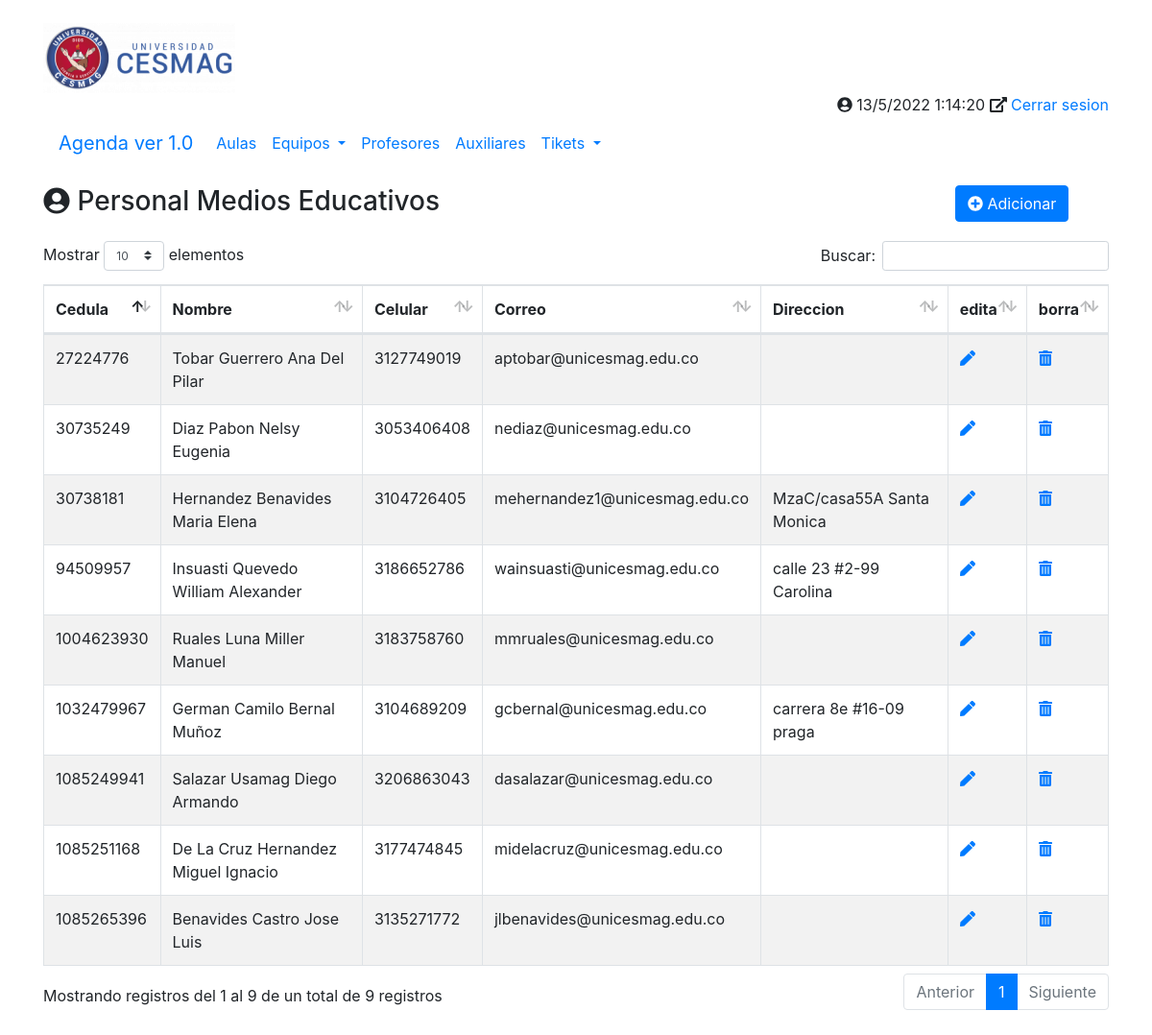
The app's page /principal.php?opcion=auxiliares with its own data.
### tables this page shows
CREATE TABLE `tbl_auxiliares` (
  `cedula` varchar(100) NOT NULL,
  `nombre` varchar(100) NOT NULL,
  `celular` varchar(100) DEFAULT NULL,
  `correo` varchar(100) DEFAULT NULL,
  `direcion` varchar(100) DEFAULT NULL,
  PRIMARY KEY (`nombre`)
);

### php/auxiliares/auxiliares.php (the view, shortened to what this page needs)
<div class="row my-3">
	<div class="col-10">
		<h3><i class="fa fa-user-circle"></i> Personal Medios Educativos</h3>
	</div>
	<div class="col-2">
		<a href="./principal.php?opcion=auxiliar-nuevo&accion=ADICIONAR&cedula=0" class="btn btn-primary" title="Crear un nuevo Contacto">
			<i class="fas fa-plus-circle"></i>
			Adicionar
		</a>
	</div>
</div>
<div class="row my-3">
	<div class="col-12">
			<table id="miTabla"  class="table table-striped table-bordered table-hover">
			<thead>
					<tr>
						<th>Cedula</th>
						<th>Nombre</th>
						<th>Celular</th>
						<th>Correo</th>
						<th>Direccion</th>
						<th>edita</th>
						<th>borra</th>
					</tr>
			</thead>
			<tbody>
						<?php
							$conexion = conectarBD();
							$sSQL = "SELECT * FROM tbl_auxiliares";
							$datos = $conexion->query($sSQL);
							foreach ($datos as $fila):
									?>
										<tr>
											<td><?php echo $fila['cedula'];         ?></td>
											<td><?php echo $fila['nombre'];     ?></td>
											<td><?php echo $fila['celular'];  ?></td>
											<td><?php echo $fila['correo'];   ?></td>
											<td><?php echo $fila['direcion'];     ?></td>
											<?php
												echo'<td><a href="./principal.php?opcion=contactos_form&accion=EDITAR&id='.$fila	['cedula'].'" title="Editar el Contacto"><i class="fas fa-pen"></i></a></td>
												<td><a href="./principal.php?opcion=contactos_form&accion=ELIMINAR&id='.$fila	['cedula'].'" title="Borrar el Contacto"><i class="fas fa-trash-alt"></i></a></td>';
											?>
										</tr>
									<?php
							endforeach;
						?>
			</tbody>
		</table>
	</div>
</div>

### principal.php (shortened to what this page needs)
<?php
  $opcion = (!isset($_GET['opcion']) ) ? 'inicio' : $_GET['opcion'];
 ?>
<!DOCTYPE html>
<html lang="es">
  <head>
    <link rel="stylesheet" href="lib/bootstrap/css/bootstrap.min.css">
    <link rel="stylesheet" href="lib/datatable/css/bootstrap.css">
    <link rel="stylesheet" href="lib/datatable/css/dataTables.bootstrap4.min.css">
  </head>
  <body>
    <div class="container my-4">
        <?php include_once("inc/encabezado.inc");?>
        <?php include_once("inc/Menu_Principal.inc");?>
        <section class="cuerpo">
          <?php
          switch ($opcion) {
            case 'auxiliares':
              include_once("php/auxiliares/auxiliares.php");
              break;
          }
           ?>
        </section>
     </div>
  </body>
</html>

### inc/encabezado.inc (shortened to what this page needs)
<header>
    <div class="row">
        <div class="col-4">
            <img src="img/Escudo.png" alt="Logo de la Agenda" class="img-fluid">
        </div>
    </div>
    <div class="row">
        <div class="col-12 text-right">
           <span>
           <i class="fa fa-user-circle"></i>
           </span>
           <span>
           <i class="fas fa-external-link-alt"></i>
             <a href="" class="">Cerrar sesion</a>
           </span>
        </div>
    </div>
</header>

### inc/Menu_Principal.inc (shortened to what this page needs)
<nav class="navbar navbar-expand-lg nadvar-light bg-ligth">
    <a href="" class="navbar-brand">Agenda ver 1.0</a>
    <ul class="navbar-nav">
     <li class="nav-item dropdown">
        <a href="principal.php?opcion=aulas" class="nav-link"> Aulas </a>
     </li>
     <li class="nav-item dropdown">
        <a href="principal.php?opcion=equipos" class="nav-link dropdown-toggle" data-toggle="dropdown"> Equipos </a>
    </li>
      <li class="nav-item dropdown">
          <a href="principal.php?opcion=profesores" class="nav-link"> Profesores </a>
      </li>
      <li class="nav-item dropdown">
          <a href="principal.php?opcion=auxiliares" class="nav-link"> Auxiliares </a>
      </li>
      <li class="nav-item dropdown">
          <a href="principal.php?opcion=tikets" class="nav-link dropdown-toggle" data-toggle="dropdown"> Tikets </a>
      </li>
    </ul>
</nav>

### records on screen
tbl_auxiliares: cedula "1085265396", nombre "Benavides Castro Jose Luis", celular "3135271772", correo "jlbenavides@unicesmag.edu.co"
tbl_auxiliares: cedula "1085251168", nombre "De La Cruz Hernandez Miguel Ignacio", celular "3177474845", correo "midelacruz@unicesmag.edu.co"
tbl_auxiliares: cedula "30735249", nombre "Diaz Pabon Nelsy Eugenia", celular "3053406408", correo "nediaz@unicesmag.edu.co"
tbl_auxiliares: cedula "1032479967", nombre "German Camilo Bernal Muñoz", celular "3104689209", correo "gcbernal@unicesmag.edu.co", direcion "carrera 8e #16-09 praga"
tbl_auxiliares: cedula "30738181", nombre "Hernandez Benavides Maria Elena", celular "3104726405", correo "mehernandez1@unicesmag.edu.co", direcion "MzaC/casa55A Santa Monica"
tbl_auxiliares: cedula "94509957", nombre "Insuasti Quevedo William Alexander", celular "3186652786", correo "wainsuasti@unicesmag.edu.co", direcion "calle 23 #2-99 Carolina"
tbl_auxiliares: cedula "1004623930", nombre "Ruales Luna Miller Manuel", celular "3183758760", correo "mmruales@unicesmag.edu.co"
tbl_auxiliares: cedula "1085249941", nombre "Salazar Usamag Diego Armando", celular "3206863043", correo "dasalazar@unicesmag.edu.co"
tbl_auxiliares: cedula "27224776", nombre "Tobar Guerrero Ana Del Pilar", celular "3127749019", correo "aptobar@unicesmag.edu.co"
